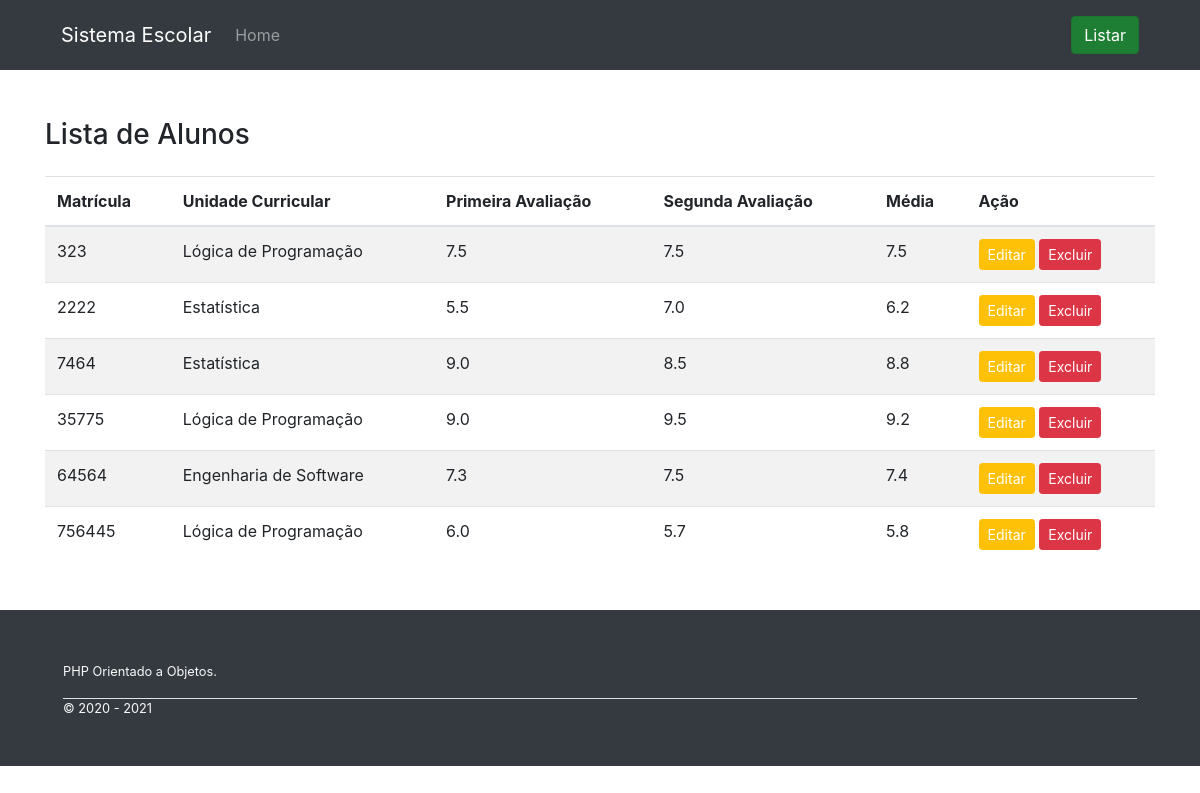
The app's page /listar.php with its own data.
### tables this page shows
CREATE TABLE `alunos` (
  `matricula` int(11) NOT NULL,
  `unidade_curricular` varchar(50) NOT NULL,
  `primeira_avaliacao` double(2,1) NOT NULL,
  `segunda_avaliacao` double(2,1) NOT NULL,
  `media` double(2,1) DEFAULT NULL
);

### classe/Aluno.php (called while the page is built, shortened)
<?php
class Aluno{
	private $host = 'localhost';
	private $usuario = 'root';
	private $senha = '';
	private $banco = 'sistema_escolar';
	private $porta = '3306';
	private $dbh;
	public function __construct(){
		$dsn = 'mysql::host='.$this->host.';port='.$this->porta.';dbname='.$this->banco;
		$opcoes = [
			PDO::ATTR_PERSISTENT => true,
			PDO::ATTR_ERRMODE => PDO::ERRMODE_EXCEPTION
		];
		try {
			$this->dbh = new PDO($dsn, $this->usuario, $this->senha, $opcoes);
		} catch (PDOException $e) {
		    print "Error!: " . $e->getMessage() . "<br/>";
		    die();
		}
	}
	public function buscarDados(){
		$sql = $this->dbh->query("SELECT matricula, unidade_curricular, primeira_avaliacao, segunda_avaliacao, media FROM alunos ORDER BY matricula");
		$result = $sql->fetchAll(PDO::FETCH_ASSOC);
		return $result;
	}
}
?>

### listar.php (the view, shortened to what this page needs)
<?php
  include 'classe/Aluno.php';
  $doc = new Aluno();
?>
<!DOCTYPE html>
<html lang="pt-br">
<head>
    <link rel="stylesheet" href="https://cdn.jsdelivr.net/npm/bootstrap@4.5.3/dist/css/bootstrap.min.css">
</head>
<body>
    <header class="bg-dark">
        <div class="container">
            <nav class="navbar navbar-expand-sm navbar-dark">
                <a class="navbar-brand" href="index.php">Sistema Escolar</a>
                <div class="collapse navbar-collapse" id="navbarSupportedContent">
                    <ul class="navbar-nav mr-auto">
                        <li class="nav-item">
                            <a class="nav-link" href="index.php" data-tooltip="tooltip" title="Página Inicial">Home</a>
                        </li>
                    </ul>
                    <span class="navbar-text">
                        <a class="btn btn-success active" href="#" data-tooltip="tooltip">Listar</a>
                    </span>
                </div>
            </nav>
        </div>
    </header>
    <div class="container mt-5">
        <h3 class="mb-4">Lista de Alunos</h3>
        <table class="table table-striped table-hover">
        <thead>
            <tr>
            <th scope="col">Matrícula</th>
            <th scope="col">Unidade Curricular</th>
            <th scope="col">Primeira Avaliação</th>
            <th scope="col">Segunda Avaliação</th>
            <th scope="col">Média</th>
            <th scope="col">Ação</th>
            </tr>
        </thead>
        <?php
            $dados = $doc->buscarDados();
            if(count($dados) > 0){
                for ($i=0; $i < count($dados); $i++) {
                    echo "<tr>";
                    foreach ($dados[$i] as $k => $v) {
                            echo "<td>".$v."</td>";
                    }
        ?>
                <td>
                    <a class="btn btn-warning btn-sm" style="color: #ffffff;" href="editar_aluno.php?id_up=<?php echo $dados[$i]['matricula'];?>" role="button">Editar</a>
                    <a class="btn btn-danger btn-sm" style="color: #ffffff;" href="listar.php?matricula=<?php echo $dados[$i]['matricula'];?>" role="button">Excluir</a>
                </td>
            <?php
                echo "</tr>";
                }
            }
            ?>
        </table>
    </div>
    <footer class="bg-dark p-5 text-light mt-5">
        <div class="container">
            <small>
                PHP Orientado a Objetos.
                <div class="border-top mt-3">
                    &COPY; 2020 - <?= date('Y') ?>
                </div>
            </small>
        </div>
    </footer>
</body>
</html>

### records on screen
alunos: matricula "323", unidade_curricular "Lógica de Programação", primeira_avaliacao "7.5", segunda_avaliacao "7.5", media "7.5"
alunos: matricula "2222", unidade_curricular "Estatística", primeira_avaliacao "5.5", segunda_avaliacao "7.0", media "6.2"
alunos: matricula "7464", unidade_curricular "Estatística", primeira_avaliacao "9.0", segunda_avaliacao "8.5", media "8.8"
alunos: matricula "35775", unidade_curricular "Lógica de Programação", primeira_avaliacao "9.0", segunda_avaliacao "9.5", media "9.2"
alunos: matricula "64564", unidade_curricular "Engenharia de Software", primeira_avaliacao "7.3", segunda_avaliacao "7.5", media "7.4"
alunos: matricula "756445", unidade_curricular "Lógica de Programação", primeira_avaliacao "6.0", segunda_avaliacao "5.7", media "5.8"
